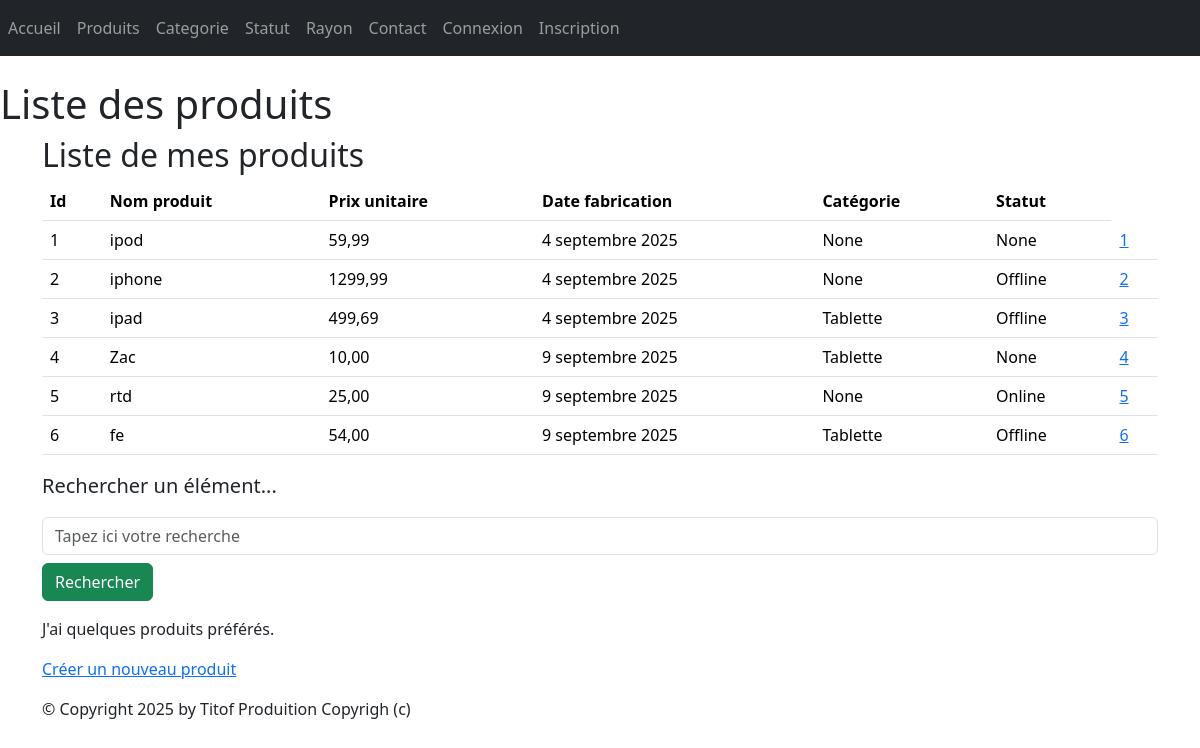
The app's page /monApp/produits/, older data.
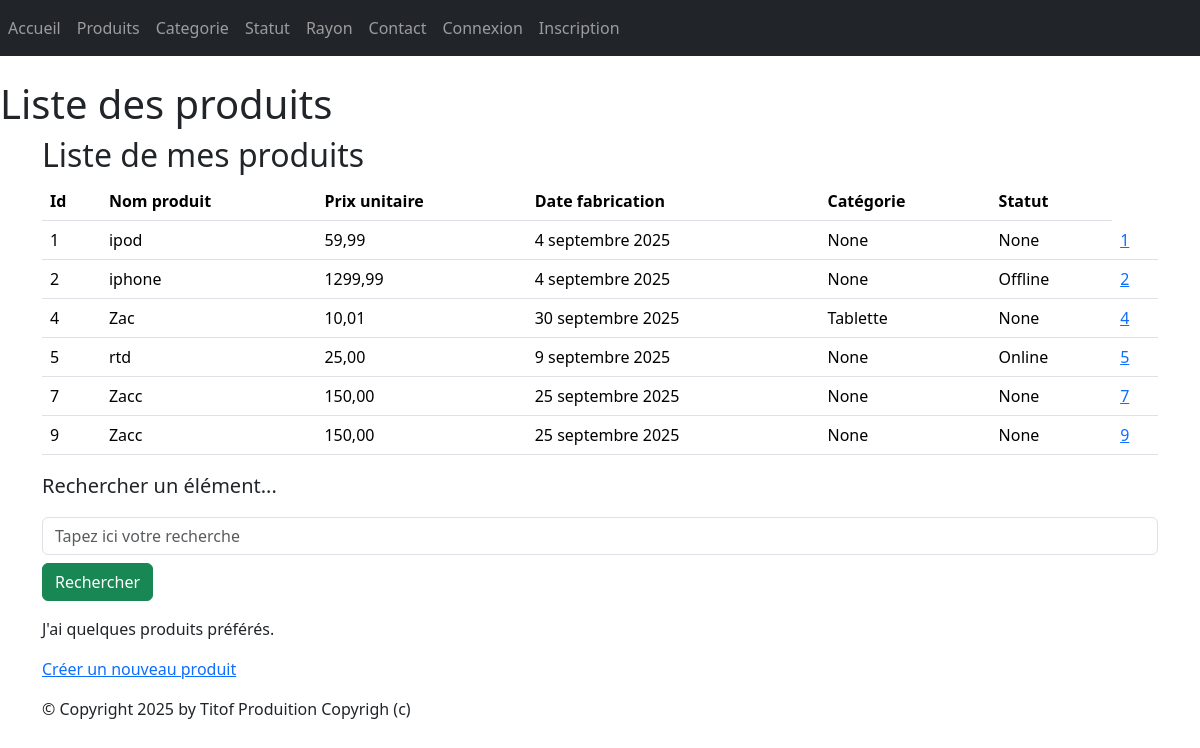
The same page, newer data.
### monApp/models.py (models this page shows, shortened)
class Produit(models.Model):
    refProd = models.AutoField(primary_key=True)
    intituleProd = models.CharField(max_length=200)
    prixUnitaireProd = models.DecimalField(max_digits=10, decimal_places=2)
    dateProd = models.DateField(auto_now=True)
    categorie = models.ForeignKey(Categorie, on_delete=models.CASCADE, related_name="produits", null=True, blank=True)
    statutProd = models.ForeignKey(Statut, on_delete=models.CASCADE, related_name="produitStatut", null=True, blank=True)

class Statut(models.Model):
    idStatut = models.AutoField(primary_key=True)
    libelleStatut = models.CharField(max_length=150)
    def __str__(self):
        return self.libelleStatut

class Categorie(models.Model):
    idCat = models.AutoField(primary_key=True)
    nomCat = models.CharField(max_length=100)
    def __str__(self):
        return self.nomCat

### monApp/views.py (the view)
# urls.py: path("produits/", views.ProduitListView.as_view(), name="lst_prdts"),
class ProduitListView(ListView):
    model = Produit
    template_name = "monApp/list_produits.html"
    context_object_name = "prdts"
    def get_queryset(self):
        query = self.request.GET.get('search')
        if query:
            return Produit.objects.filter(intituleProd__icontains=query).select_related('categorie').select_related('statutProd')
        return Produit.objects.select_related('categorie').select_related('statutProd')
    def get_context_data(self, **kwargs):
        context = super(ProduitListView, self).get_context_data(**kwargs)
        context['titremenu'] = "Liste de mes produits"
        return context

### monApp/templates/monApp/list_produits.html
{% extends 'monApp/base.html' %}
{% block menu %}
<h1>Liste des produits</h1>
{% endblock %}
{% block contenu %}
    <h2>{{titremenu}}</h2>
    <table class="table">
        <thead>
            <th>Id</th>
            <th>Nom produit</th>
            <th>Prix unitaire</th>
            <th>Date fabrication</th>
            <th>Catégorie</th>
            <th>Statut</th>
        </thead>
        <tbody>
            {% for prdt in prdts %}
            <tr>
                <td>{{ prdt.refProd }} </td>
                <td>{{ prdt.intituleProd }} </td>
                <td>{{ prdt.prixUnitaireProd }} </td>
                <td>{{ prdt.dateProd }} </td>
                <td>{{ prdt.categorie }} </td>
                <td>{{ prdt.statutProd }} </td>
                <td><a href="{% url 'dtl_prdt' prdt.refProd %}">{{ prdt.refProd }}</a></td>
            </tr>
            {% endfor %}
        </tbody>
    </table>
    <p class="lead mb-3 ml-0">Rechercher un élément...</p>
    <form method="GET" action="">
        <input class="form-control" type="text" name="search" placeholder="Tapez ici votre recherche"
        value="{{ request.GET.search }}">
        <button type="submit" class="btn btn-success mt-2">Rechercher</button>
    </form>
    <p>
    J'ai
    {% if prdts|length < 5 %}
    peu de
    {% elif prdts|length < 10 %}
    quelques
    {% else %}
    beaucoup de
    {% endif %}
    produits préférés.
    </p>
    <p><a href="{% url 'crt-prdt' %}">Créer un nouveau produit</a></p>
{% endblock %}

Row changes from the older to the newer data that the page shows:
removed Produit: refProd "3", intituleProd "ipad", prixUnitaireProd "499,69", dateProd "4 septembre 2025", categorie "Tablette", statutProd "Offline"
removed Produit: refProd "6", intituleProd "fe", prixUnitaireProd "54,00", dateProd "9 septembre 2025", categorie "Tablette", statutProd "Offline"
changed Produit "Zac": prixUnitaireProd "10,00" → "10,01"; dateProd "9 septembre 2025" → "30 septembre 2025"
added Produit: refProd "7", intituleProd "Zacc", prixUnitaireProd "150,00", dateProd "25 septembre 2025", categorie "None", statutProd "None"
added Produit: refProd "9", intituleProd "Zacc", prixUnitaireProd "150,00", dateProd "25 septembre 2025", categorie "None", statutProd "None"
